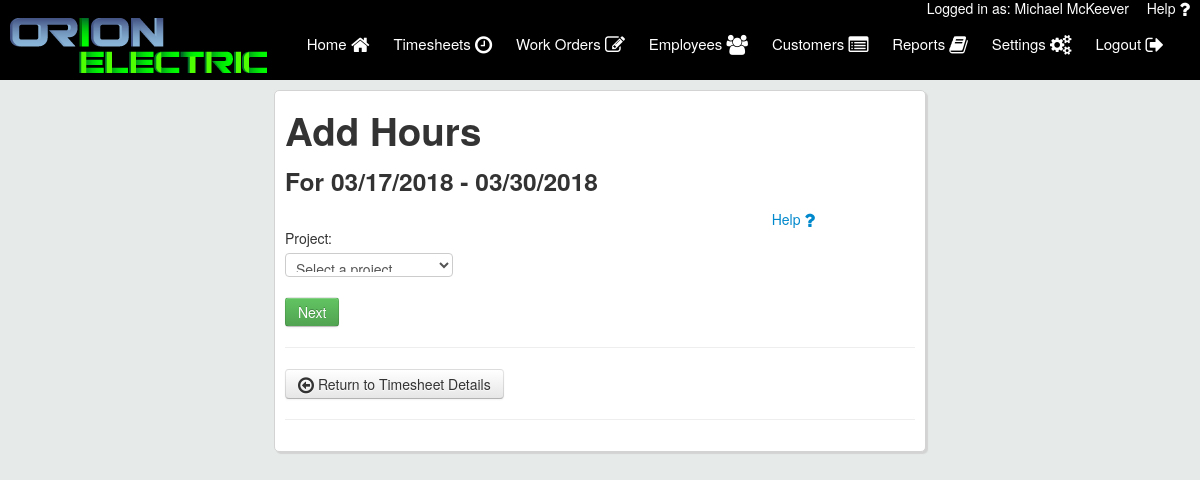
Screenshot of /add_timesheet_line.php?timesheet_id=1&from_details=true (signed in) with the database file from the repository.
### tables this page shows
CREATE TABLE `users` (
  `user_id` int(11) NOT NULL,
  `first_name` varchar(50) NOT NULL,
  `last_name` varchar(50) NOT NULL,
  `email` varchar(50) NOT NULL,
  `username` varchar(50) NOT NULL,
  `password` varchar(50) NOT NULL,
  `emp_num` int(11) NOT NULL,
  `is_tech` varchar(3) NOT NULL,
  `is_admin` varchar(3) NOT NULL,
  `user_phone` varchar(12) NOT NULL,
  `is_deleted` varchar(3) NOT NULL
);

CREATE TABLE `timesheets` (
  `emp_id` int(11) NOT NULL,
  `timesheet_id` int(11) NOT NULL,
  `week_start` date NOT NULL,
  `week_end` date NOT NULL,
  `authorization` text NOT NULL,
  `is_submitted` varchar(3) NOT NULL,
  `is_complete` varchar(3) NOT NULL,
  `per_diem` int(11) NOT NULL,
  `injury` varchar(3) NOT NULL
);

### includes/form_handlers/edit_timesheet_handler.php (called while the page is built, shortened)
<?php
$admin_view = '';
if (isset($_GET['timesheet_id'])){
	$timesheetId = $_GET['timesheet_id'];
	if (isset($_GET['admin_view'])){
		$empId = $_GET['emp_id'];
        if (isset($_GET['start'])){
            $admin_view = "&admin_view=true&emp_id=".$empId."&start=".$_GET['start'];
        } else {
            $admin_view = "&admin_view=true&emp_id=".$empId;
        }
	} else {
		$empId = $user['user_id'];
	}
    $query = mysqli_query($con, "SELECT * FROM timesheets WHERE emp_id='$empId' AND timesheet_id='$timesheetId'");
    $row = mysqli_fetch_array($query);
    $start = strtotime($row['week_start']);
    $end = strtotime($row['week_end']);
}
?>

### add_timesheet_line.php (the view, shortened to what this page needs)
<?php
    include("includes/header.php");
    include("includes/form_handlers/edit_timesheet_handler.php");
?>
	<div class="main_column column">
    <div id="first">
        <h1>Add Hours </h1>
        <h3>For <?php echo date("m/d/Y",$start).' - '.date("m/d/Y",$end); ?></h3>
        <a href="user_manual.pdf#page=57" target="_blank" style="float: right; padding: 0 100px;">Help <i class="fa fa-question fa-lg"></i></a><br>
        <form action="add_timesheet_line.php?timesheet_id=<?php echo $timesheetId.$admin_view;?>" method="POST">
            <p><label>Project:</label><br>
            <select id="project" name="project"  required>
                <option value="">Select a project</option>
            </select></p>
            <p>
            <input type="submit" class="btn btn-success" id="save_project" name="save_project" value="Next">
            </p>
        </form>
    </div>
        <hr>
		<a href="timesheet_details.php?timesheet_id=<?php echo $timesheetId.$admin_view;?>">
		    <button type="button" class="btn btn-secondary">
		    <i class="fa fa-arrow-circle-o-left fa-lg"></i> Return to Timesheet Details
		    </button>
		</a>
		<hr>
	</div>
</div>
</body>
</html>

### includes/header.php (shortened to what this page needs)
<?php
    require 'config/config.php';
    if (isset($_SESSION['username'])){
        $userLoggedIn = $_SESSION['username'];
		$user_details_query = mysqli_query($con,"SELECT * FROM users WHERE username='$userLoggedIn' AND is_deleted='no'");
		if(mysqli_num_rows($user_details_query)==1){
			$user = mysqli_fetch_array($user_details_query);
		}else{
			unset($_SESSION['username']);
			header("Location: login.php");
		}
    }
    else {
        header("Location: login.php");
    }
?>
<html>
<head>
	<link rel="stylesheet" type="text/css" href="//maxcdn.bootstrapcdn.com/font-awesome/4.3.0/css/font-awesome.min.css">
    <link rel="stylesheet" type="text/css" href="assets/css/bootstrap.css">
	<link rel="stylesheet" type="text/css" href="assets/css/style.css">
	<link rel="stylesheet" type="text/css" href="assets/css/jquery-ui.min.css">
</head>
<body>
	<div class="user_logged">
		Logged in as: <?php echo $user['first_name'] .' ' . $user['last_name'];?>&nbsp;&nbsp;
		<a href="user_manual.pdf" target="_blank" style="float: right; padding: 0 10px; color: #fff; ">Help <i class="fa fa-question fa-lg"></i></a>
	</div>
    <div class="top_bar">
		<div class="logo">
			<a href="index.php"><img src="assets/logos/orionelectric.png"></a>
		</div>
		<nav id="desktop">
			<ul>
			<a href="index.php">
				Home <i class="fa fa-home fa-lg"></i>
			</a>
			<a href="timesheets.php">
				Timesheets <i class="fa fa-clock-o fa-lg"></i>
            </a>
			<a href="workorders.php" id="workorder_nav" style="display: none;">
				Work Orders <i class="fa fa-pencil-square-o fa-lg"></i>
			</a>
			<a href="employees.php" id="emp_nav" style="display: none;">
				Employees <i class="fa fa-users fa-lg"></i>
			</a>
            <a href="customers.php" id="cust_nav" style="display: none;">
				Customers <i class="fa fa-list-alt fa-lg" ></i>
			</a>
            <a href="reports.php" id="rep_nav" style="display: none;">
				Reports <i class="fa fa-book fa-lg" ></i>
			</a>
			<a href="settings.php">
				Settings <i class="fa fa-cogs fa-lg"></i>
			</a>
			<a href="includes/handlers/logout.php">
				Logout <i class="fa fa-sign-out fa-lg"></i>
			</a>
		</ul>
		</nav>
	</div>
	<div class="wrapper">

### assets/css/style.css (style rules this page uses)
body { line-height: 17px; background-color: #e6eae8; }
.user_logged { width: 100%; background-color: black; color: #fff; text-align: right; position: fixed; height: 10px; z-index: 11; }
.top_bar { width: 100%; height: 70px; background-color: black; margin:10px 0 10px 0; display: inline-flex; position: fixed; z-index: 10; }
.logo img { margin-left: 10px; position: relative; top: 8px; z-index: 3; }
nav { float: right; right: 1px; position: absolute; margin: 25px; }
nav a { position: relative; color: #fff; text-decoration: none; font-size: 15px; padding: 25px 0; margin: -25px 10px; display: inline-block; height: 50px; }
.wrapper { margin: 0 auto; top: 90px; position: relative; padding: 0 10px; width: 75%; }
.column { background-color: #fff; padding: 10px; border: 1px solid #d3d3d3; border-radius: 5px; box-shadow: 2px 2px 1px #d3d3d3; z-index: -1; }
.main_column { margin: 0 auto; width: 70%; z-index: -1; min-height: 160px; }
form select { height: 24px; width: 12em; }
label { min-width: 150px; display: inline-block; padding-right: 1px; }
input:read-only { background-color: #fff; cursor: pointer; }

### rows the page displays
users: first_name "Michael", last_name "McKeever"
timesheets: week_start "03/17/2018", week_end "03/30/2018"
